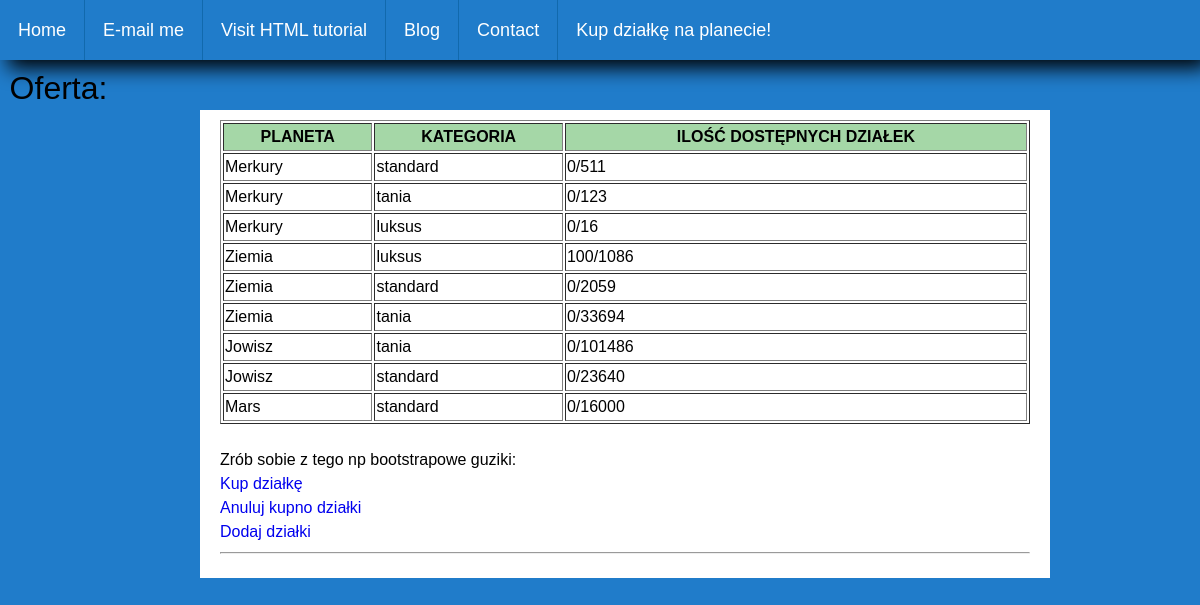
Screenshot of /dzialki.php with the database file from the repository.
### tables this page shows
CREATE TABLE `dzialki` (
  `id` int(11) NOT NULL,
  `fk_id_planety` int(11) NOT NULL,
  `fk_id_kategorii` int(11) NOT NULL,
  `ilosc` int(11) NOT NULL
);

CREATE TABLE `planety` (
  `id` int(11) NOT NULL,
  `nazwa` text NOT NULL
);

CREATE TABLE `kategorie_dzialek` (
  `id` int(11) NOT NULL,
  `nazwa` text NOT NULL,
  `cena` decimal(10,2) NOT NULL
);

### functions.php (called while the page is built, shortened)
<?php
function get_offers($db) {
    $sql = 'SELECT dzialki.id, planety.nazwa as "nazwa_planety", kategorie_dzialek.nazwa as "nazwa_kategorii", dzialki.ilosc
	FROM dzialki
	INNER JOIN planety
	ON dzialki.fk_id_planety=planety.id
	INNER JOIN kategorie_dzialek
	ON  dzialki.fk_id_kategorii=kategorie_dzialek.id';
	if(!$result = $db->query($sql)){
					die('There was an error running the query [' . $db->error . ']');
				}
	$data = mysqli_fetch_all($result,MYSQLI_ASSOC);
    return $data;
}
function get_number_of_buyouts($db, $id) {
    $sql = 'SELECT IFNULL(SUM(ilosc),0) as number FROM kupione_dzialki k WHERE k.fk_id_dzialki = '.$id;
	if(!$result = $db->query($sql)){
					die('There was an error running the query [' . $db->error . ']');
				}
	$data = mysqli_fetch_all($result,MYSQLI_ASSOC);
    return $data[0]['number'];
}
?>

### dzialki.php (the view, shortened to what this page needs)
<?php
require_once('/connect.php');
require_once('/functions.php');
?>
<!DOCTYPE html>
<html>
<head>
  	<link rel="stylesheet" type="text/css" href="FlorekStyle.css">
</head>
<body>
	<nav>
		<ul class="main-nav">
		<li><a href="index.php">Home</a></li>
		<li><a href="mailto:tomasz.florek@student.po.edu.pl">E-mail me</a></li>
		<li><a href="http://www.w3schools.com/html/">Visit HTML tutorial</a></li>
		<li><a href="#">Blog</a>
		</li>
		<li><a href="#">Contact</a></li>
		<li><a href="dzialki.php">Kup działkę na planecie!</a>
		</ul>
	</nav>
	<header >Oferta:</header>
	<div id="container">
		<main id="center" class="column">
			<table id="main_table" border="1">
					<tr>
						<th>Planeta</th>
						<th>Kategoria</th>
						<th>Ilość dostępnych działek</th>
					</tr>
					<?php
						$offers = get_offers($db);
						foreach ($offers as $offer) {
							echo
							'<tr>
								<td>'.$offer["nazwa_planety"].'</td>
								<td>'.$offer['nazwa_kategorii'].'</td>
								<td>'.get_number_of_buyouts($db, $offer['id']).'/'.$offer['ilosc'].'</td>
							</tr>';
						}
					?>
				</table>
				Zrób sobie z tego np bootstrapowe guziki:
				<a href="buy_form.php">Kup działkę</a>
				<a href="cancel_form.php">Anuluj kupno działki</a>
				<a href="add_form.php" >Dodaj działki</a>
			<hr>
		</main>
	</div>
</body>
</html>

### FlorekStyle.css (style rules this page uses)
body { min-width: 630px; }
body { color: #ffffff; }
header { font-size: xx-large; padding: 0.3em; background: #207cca; }
body { background: #207cca; margin: 0; padding: 0; font-family:Sans-serif; line-height: 1.5em; color:black; }
ul { list-style-image: url('sqpurple.gif'); }
#container { padding-left: 200px; padding-right: 190px; }
#container .column { position: relative; float: left; }
#center { padding: 10px 20px; width: 100%; }
a { text-decoration: none; }
th { text-transform: uppercase; background-color: rgba(76, 175, 80, 0.5); }
tr:nth-child(even) { background-color: rgba(255,255,255,0.2) }
nav { display: block; margin: 0 0 1em; padding: 0px; float: left; width: 100%; background-color: #207CCA; box-shadow: 8px 8px 20px #000000; }
nav ul { padding: 0; list-style: none; position: relative; display: inline-table; z-index: 9999; margin: 0px; float: left; width: 100%; }
nav ul:after { content: ""; clear: both; display: block; }
nav ul li { float: left; }
nav ul li a { display: block; padding: 1em; font-size: 1.125em; color: #fff; text-decoration: none; margin: 0px; background-color: #207cca; border-right: 1px solid #1169ad; }
nav ul li:last-of-type a { border-right: 1px solid transparent !important; }

### dzialki.php (style rules this page uses)
#container { padding-left: 200px; padding-right: 190px; }
#container .column { position: relative; float: left; }
#center { padding: 10px 20px; width: 100%; }
#container { overflow: hidden; }
#container .column { padding-bottom: 1001em; margin-bottom: -1000em; }
nav ul { list-style-type: none; margin: 0; padding: 0; }
nav ul a { color: darkgreen; text-decoration: none; }
#center { background: #fff; }
#main_table { width:100%; }

### rows the page displays
dzialki: fk_id_planety.nazwa "Merkury", fk_id_kategorii.nazwa "standard", id "0", ilosc "511"
dzialki: fk_id_planety.nazwa "Merkury", fk_id_kategorii.nazwa "tania", id "0", ilosc "123"
dzialki: fk_id_planety.nazwa "Merkury", fk_id_kategorii.nazwa "luksus", id "0", ilosc "16"
dzialki: fk_id_planety.nazwa "Ziemia", fk_id_kategorii.nazwa "luksus", id "100", ilosc "1086"
dzialki: fk_id_planety.nazwa "Ziemia", fk_id_kategorii.nazwa "standard", id "0", ilosc "2059"
dzialki: fk_id_planety.nazwa "Ziemia", fk_id_kategorii.nazwa "tania", id "0", ilosc "33694"
dzialki: fk_id_planety.nazwa "Jowisz", fk_id_kategorii.nazwa "tania", id "0", ilosc "101486"
dzialki: fk_id_planety.nazwa "Jowisz", fk_id_kategorii.nazwa "standard", id "0", ilosc "23640"
dzialki: fk_id_planety.nazwa "Mars", fk_id_kategorii.nazwa "standard", id "0", ilosc "16000"
